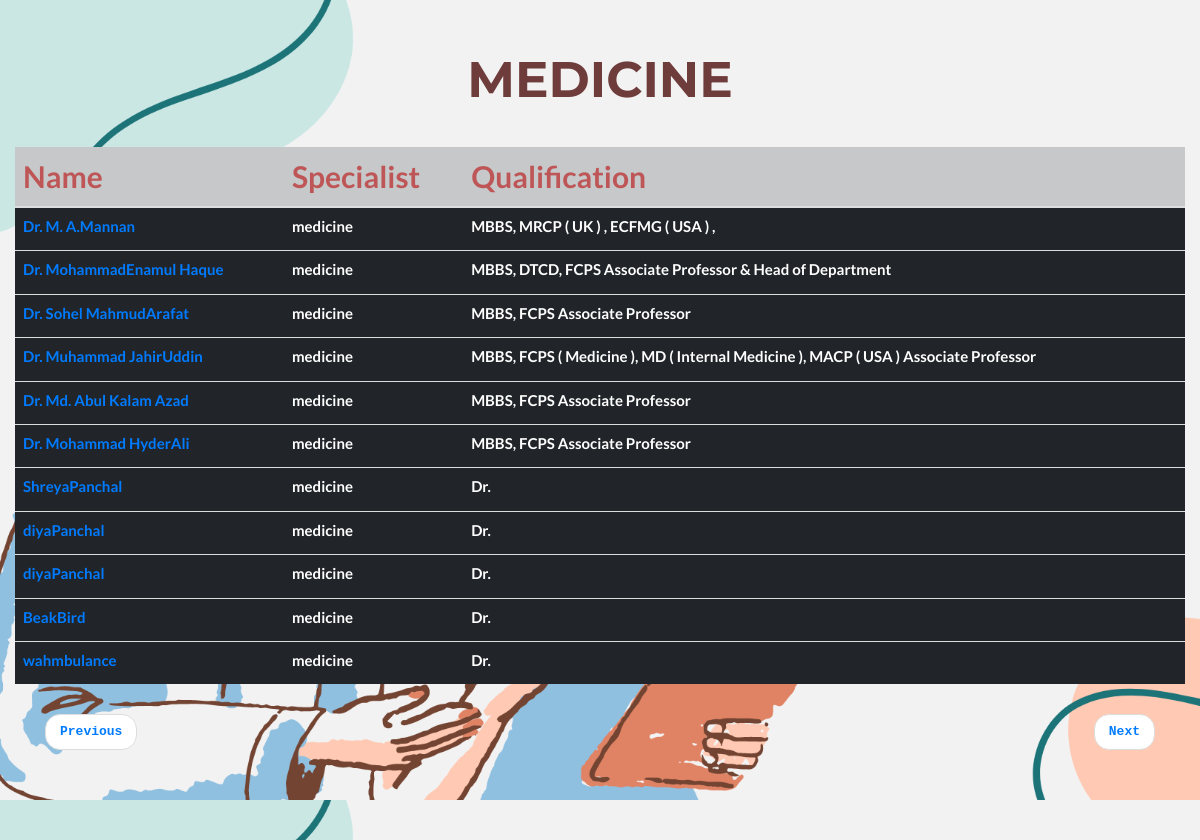
The app's page /medicine.php with its own data.
### tables this page shows
CREATE TABLE `doctor` (
  `id` int(11) NOT NULL,
  `f_name` varchar(500) NOT NULL,
  `l_name` varchar(500) NOT NULL,
  `email` varchar(500) NOT NULL,
  `contact` varchar(500) NOT NULL,
  `specialist` varchar(500) NOT NULL,
  `qualification` varchar(500) NOT NULL,
  `DOB` date NOT NULL,
  `gender` varchar(500) NOT NULL,
  `bmdc_reg_num` int(11) NOT NULL,
  `address` text NOT NULL,
  `pswd` varchar(500) NOT NULL,
  `date` date NOT NULL,
  `permission` varchar(500) NOT NULL
);

### medicine.php (the view, shortened to what this page needs)
<!DOCTYPE html PUBLIC "-//W3C//DTD XHTML 1.0 Transitional//EN" "http://www.w3.org/TR/xhtml1/DTD/xhtml1-transitional.dtd">
<html xmlns="http://www.w3.org/1999/xhtml">
<head>
  <link rel="stylesheet" href="https://maxcdn.bootstrapcdn.com/bootstrap/3.3.7/css/bootstrap.min.css">
  <link rel="stylesheet" href="https://maxcdn.bootstrapcdn.com/bootstrap/4.1.0/css/bootstrap.min.css">
 <link rel="stylesheet" href="https://cdnjs.cloudflare.com/ajax/libs/font-awesome/4.7.0/css/font-awesome.min.css">
</head>
<body class="container-fluid">
<h1> Medicine</h1>
<table class="table table-hover table-dark">
  <thead>
  <tr class="table-dark">
  <th scope="col" style="color:rgba(189, 67, 67, 0.857); font-size:30px" >Name</th>
  <th scope="col" style="color:rgba(189, 67, 67, 0.857); font-size:30px" >Specialist</th>
  <th scope="col" style="color:rgba(189, 67, 67, 0.857); font-size:30px" >Qualification</th>
    </tr>
  </thead>
<?php
include("connection.php");
?><br/>
<?php
      $query = "SELECT *
      FROM doctor WHERE specialist = 'medicine'";
				   $run = mysqli_query($db, $query);
				   while($row = mysqli_fetch_array($run))
				   {
					  echo  "<h3><tr><th><a href='Admin/detail.php?s_id={$row['s_id']}'>{$row['f_name']}{$row['l_name']}</a></h3>";
						 echo "<h3><th>". $row['specialist'] ." </h3>" ;
						   echo "<h3><th>". $row['qualification'] ." </th></tr></h3>";
				   }
			   ?></table></ul>
<div class="container ">
<ul class="pager font-weight-bold text-monospace">
   <li class="previous" ><a href="index.php">Previous</a></li>
  <li class="next"><a href="dentist.php">Next </a></li>
</ul></div>
</body>
</html>

### medicine.php (style rules this page uses)
li { font-size:24px; }
ul { font-size:28px; }
body { font: 400 15px/1.8 Lato, sans-serif; color: #777; }
body { margin:0; padding:0; width:100%; height:100vh; background-image:url(pic/Doctor_Time.jpg); background-size:cover; }
div ul { padding-bottom:70px; }
h1 { font-family: 'Montserrat', sans-serif; text-transform: uppercase; font-size: 50px; font-weight: 700; text-align:center; padding-top:50px; color: #4d0d0dcb; }
h3 { font-size:30px; }
li { font-size:13px; }
body { margin:0; padding:0; font: 400 15px/1.8 Lato, sans-serif; background-image:url(pic/hc.png); width:100%; height:100vh; background-size:cover; }

### records on screen
doctor: f_name "Dr. M. A.", l_name "Mannan", specialist "medicine", qualification "MBBS, MRCP ( UK ) , ECFMG ( USA ) ,"
doctor: f_name "Dr. Mohammad", l_name "Enamul Haque", specialist "medicine", qualification "MBBS, DTCD, FCPS Associate Professor & Head of Department"
doctor: f_name "Dr. Sohel Mahmud", l_name "Arafat", specialist "medicine", qualification "MBBS, FCPS Associate Professor"
doctor: f_name "Dr. Muhammad Jahir", l_name "Uddin", specialist "medicine", qualification "MBBS, FCPS ( Medicine ), MD ( Internal Medicine ), MACP ( USA ) Associate Professor"
doctor: f_name "Dr. Md. Abul Kalam", l_name "Azad", specialist "medicine", qualification "MBBS, FCPS Associate Professor"
doctor: f_name "Dr. Mohammad Hyder", l_name "Ali", specialist "medicine", qualification "MBBS, FCPS Associate Professor"
doctor: f_name "Shreya", l_name "Panchal", specialist "medicine", qualification "Dr."
doctor: f_name "diya", l_name "Panchal", specialist "medicine", qualification "Dr."
doctor: f_name "diya", l_name "Panchal", specialist "medicine", qualification "Dr."
doctor: f_name "Beak", l_name "Bird", specialist "medicine", qualification "Dr."
doctor: f_name "wah", l_name "mbulance", specialist "medicine", qualification "Dr."
